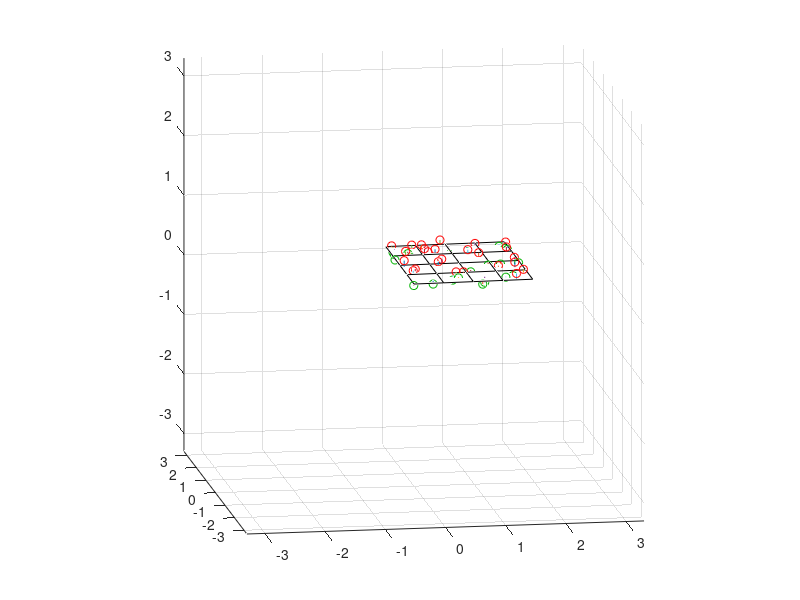

MATLAB code to generate this figure:
% https://ww2.mathworks.cn/help/stats/fitting-an-orthogonal-regression-using-principal-components-analysis.html
rng(5,'twister');
%X = mvnrnd([0 0 0], [1 .2 .7; .2 1 0; .7 0 1],50);

% pt num
pt_num = 50;
X = zeros(pt_num, 3);
for i = 1:pt_num
    X(i, 1) = rand * 2;
    X(i, 2) = rand * 3;
    X(i, 3) = rand * 0.2;
end

plot3(X(:,1),X(:,2),X(:,3),'bo');
grid on;
maxlim = max(abs(X(:)))*1.1;
axis([-maxlim maxlim -maxlim maxlim -maxlim maxlim]);
axis square
view(-9,12);

[coeff,score,roots] = pca(X);
basis = coeff(:,1:2)
normal = coeff(:,3)
pctExplained = roots' ./ sum(roots)

[n,p] = size(X);
meanX = mean(X,1);
Xfit = repmat(meanX,n,1) + score(:,1:2)*coeff(:,1:2)';
residuals = X - Xfit;

error = abs((X - repmat(meanX,n,1))*normal);
sse = sum(error.^2)

[xgrid,ygrid] = meshgrid(linspace(min(X(:,1)),max(X(:,1)),5), ...
                         linspace(min(X(:,2)),max(X(:,2)),5));
zgrid = (1/normal(3)) .* (meanX*normal - (xgrid.*normal(1) + ygrid.*normal(2)));
h = mesh(xgrid,ygrid,zgrid,'EdgeColor',[0 0 0],'FaceAlpha',0);

hold on
above = (X-repmat(meanX,n,1))*normal < 0;
below = ~above;
nabove = sum(above);
X1 = [X(above,1) Xfit(above,1) nan*ones(nabove,1)];
X2 = [X(above,2) Xfit(above,2) nan*ones(nabove,1)];
X3 = [X(above,3) Xfit(above,3) nan*ones(nabove,1)];
plot3(X1',X2',X3','-', X(above,1),X(above,2),X(above,3),'o', 'Color',[0 .7 0]);
nbelow = sum(below);
X1 = [X(below,1) Xfit(below,1) nan*ones(nbelow,1)];
X2 = [X(below,2) Xfit(below,2) nan*ones(nbelow,1)];
X3 = [X(below,3) Xfit(below,3) nan*ones(nbelow,1)];
plot3(X1',X2',X3','-', X(below,1),X(below,2),X(below,3),'o', 'Color',[1 0 0]);

hold off
maxlim = max(abs(X(:)))*1.1;
axis([-maxlim maxlim -maxlim maxlim -maxlim maxlim]);
axis square
view(-9,12);

%% line fitting




